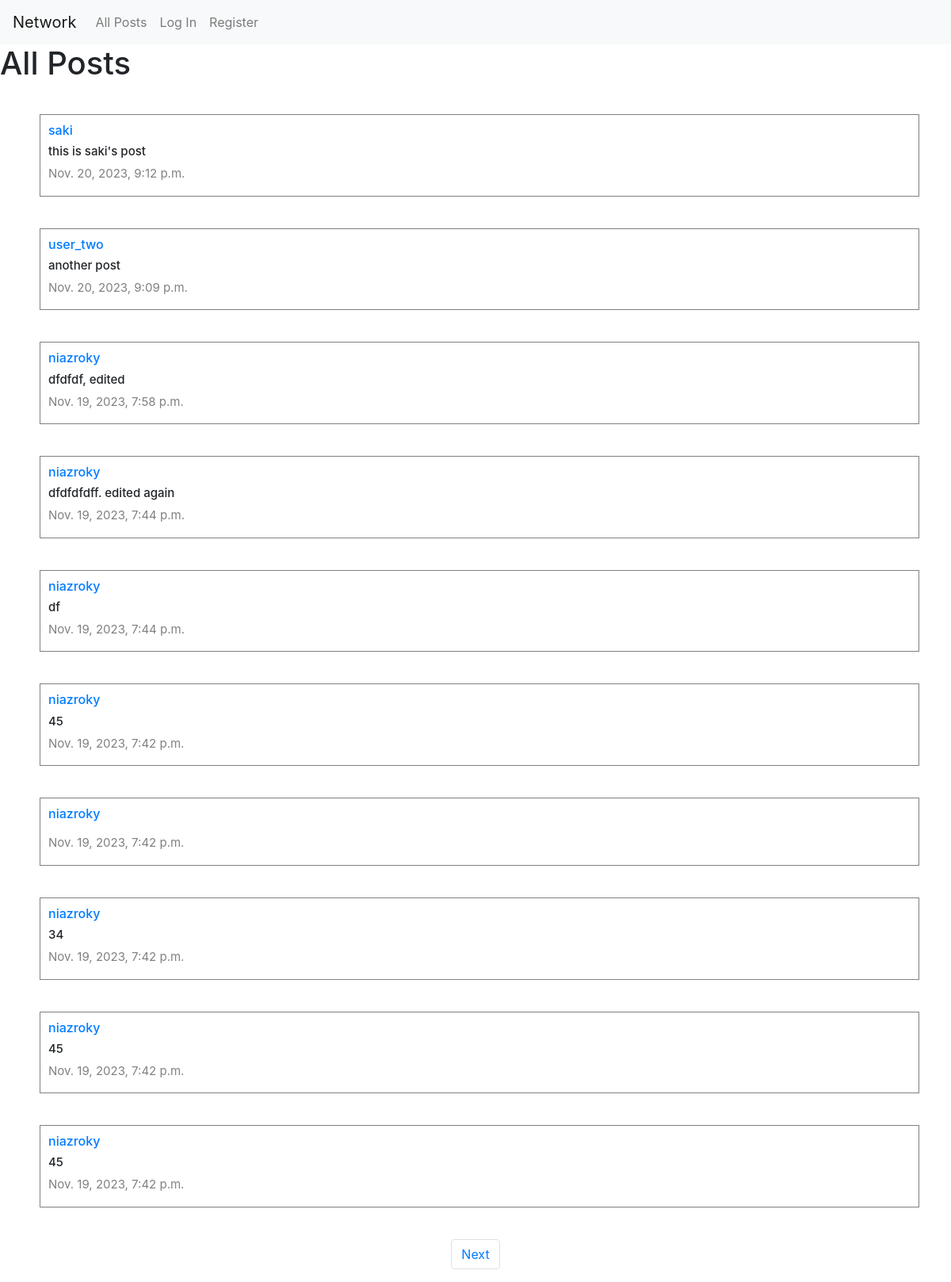
Before: / with the older database file.
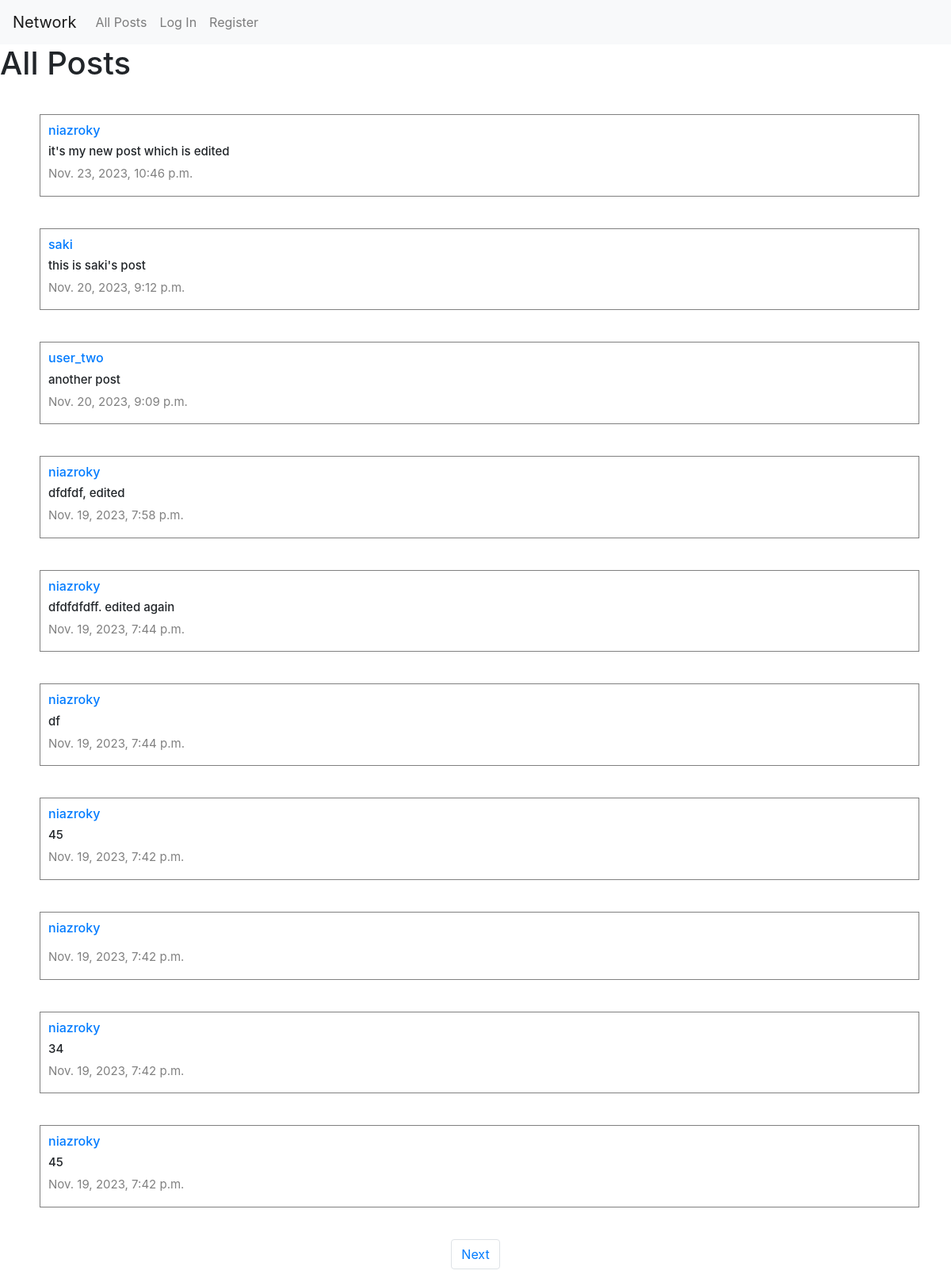
After: the same page with the newer database file.
### network/models.py (models this page shows, shortened)
class Post(models.Model):\
    post_content = models.CharField(max_length=140)
    user = models.ForeignKey(User, on_delete=models.CASCADE, related_name="author")
    post_date = models.DateTimeField(auto_now_add=True)

class User(AbstractUser):
    pass

### network/views.py (the view)
# urls.py: path("", views.index, name="index"),
def index(request):
    posts = Post.objects.all().order_by("id").reverse()
    """Course Specification: On any page that displays posts, posts should only be
    displayed 10 on a page. If there are more than ten posts, a “Next” button should
    appear to take the user to the next page of posts (which should be older than the
    current page of posts). If not on the first page, a “Previous”
    button should appear to take the user to the previous page of posts as well."""
    """In that case we use pagination class and create an object"""
    paginator = Paginator(posts, 10)
    page_number = request.GET.get('page')
    posts_of_the_page = paginator.get_page(page_number)
    all_likes = Like.objects.all()
    the_user_liked = []
    try:
        for like in all_likes:
            if like.user.id == request.user.id:
                the_user_liked.append(like.post.id)
    except:
        the_user_liked = []
    return render(request, "network/index.html", {
        "posts": posts,
        "posts_of_the_page": posts_of_the_page,
        "the_user_liked": the_user_liked
    })

### network/templates/network/index.html (shortened to what this page needs)
{% extends "network/layout.html" %}
{% block body %}
    <h1>All Posts</h1>
    <div class="all-posts">
        {% for post in posts_of_the_page %}
            <div class="row post">
                <h6 class="username"><a href="{% url 'user_profile' user_id=post.user.id %}">{{ post.user }}</a></h6>
                <h6 class="content">{{ post.post_content }}</h6>
                <p class="date">{{ post.post_date }}</p>
            </div>
        {% endfor %}
    </div>
    <nav aria-label="Page navigation example">
        <ul class="pagination d-flex justify-content-center">
            {% if posts_of_the_page.has_next %}
                <li class="page-item"><a class="page-link" href="?page={{ posts_of_the_page.next_page_number }}">Next</a></li>
            {% endif %}
        </ul>
    </nav>
    {% endblock %}

### network/templates/network/layout.html (shortened to what this page needs)
{% load static %}
<!DOCTYPE html>
<html lang="en">
    <head>
        <link rel="stylesheet" href="https://stackpath.bootstrapcdn.com/bootstrap/4.4.1/css/bootstrap.min.css">
        <link href="{% static 'network/styles.css' %}" rel="stylesheet">
        <link rel="stylesheet" href="https://cdnjs.cloudflare.com/ajax/libs/font-awesome/4.7.0/css/font-awesome.min.css">
    </head>
    <body>
        <nav class="navbar navbar-expand-lg navbar-light bg-light">
            <a class="navbar-brand" href="{% url 'index' %}">Network</a>
            <div>
              <ul class="navbar-nav mr-auto">
                <li class="nav-item">
                  <a class="nav-link" href="{% url 'index' %}">All Posts</a>
                </li>
                {% if user.is_authenticated %}
                    <li class="nav-item">
                        <a class="nav-link" href="{% url 'following' %}">Following</a>
                    </li>
                    <li class="nav-item">
                        <a class="nav-link" href="{% url 'logout' %}">Log Out</a>
                    </li>
                {% else %}
                    <li class="nav-item">
                        <a class="nav-link" href="{% url 'login' %}">Log In</a>
                    </li>
                    <li class="nav-item">
                        <a class="nav-link" href="{% url 'register' %}">Register</a>
                    </li>
                {% endif %}
              </ul>
            </div>
          </nav>
        <div class="body">
            {% block body %}
            {% endblock %}
        </div>
    </body>
</html>

### network/static/network/styles.css (style rules this page uses)
.all-posts { display: flex; justify-content: flex-start; flex-direction: column; margin: 20px; padding-left: 10px; }
.post { border: 0.1px solid gray; display: flex; justify-content: center; flex-direction: column; box-sizing: border-box; margin: 20px; padding-left: 10px; padding-top: 10px; }
.content { font-size: 15px; }
.username { font: 22px; }
.date { color: gray; font-size: 15px; }

Changed rows visible on the page:
no longer on this page (row unchanged): Post: user "niazroky", post_content "45", post_date "Nov. 19, 2023, 7:42 p.m."
added Post: user "niazroky", post_content "it's my new post which is edited", post_date "Nov. 23, 2023, 10:46 p.m."
